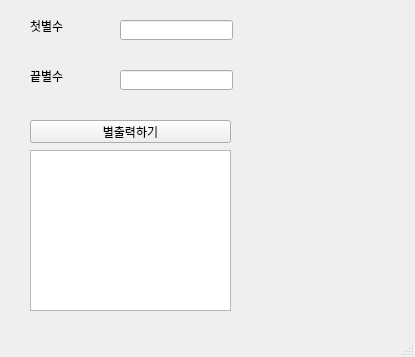
<?xml version="1.0" encoding="UTF-8"?>
<ui version="4.0">
 <class>MainWindow</class>
 <widget class="QMainWindow" name="MainWindow">
  <property name="geometry">
   <rect>
    <x>0</x>
    <y>0</y>
    <width>415</width>
    <height>357</height>
   </rect>
  </property>
  <property name="windowTitle">
   <string>MainWindow</string>
  </property>
  <widget class="QWidget" name="centralwidget">
   <widget class="QLineEdit" name="le_first">
    <property name="geometry">
     <rect>
      <x>120</x>
      <y>20</y>
      <width>113</width>
      <height>20</height>
     </rect>
    </property>
   </widget>
   <widget class="QLineEdit" name="le_last">
    <property name="geometry">
     <rect>
      <x>120</x>
      <y>70</y>
      <width>113</width>
      <height>20</height>
     </rect>
    </property>
   </widget>
   <widget class="QLabel" name="lbl_first">
    <property name="geometry">
     <rect>
      <x>30</x>
      <y>20</y>
      <width>56</width>
      <height>12</height>
     </rect>
    </property>
    <property name="text">
     <string>첫별수</string>
    </property>
   </widget>
   <widget class="QLabel" name="lbl_last">
    <property name="geometry">
     <rect>
      <x>30</x>
      <y>70</y>
      <width>56</width>
      <height>12</height>
     </rect>
    </property>
    <property name="text">
     <string>끝별수</string>
    </property>
   </widget>
   <widget class="QPushButton" name="pb">
    <property name="geometry">
     <rect>
      <x>30</x>
      <y>120</y>
      <width>201</width>
      <height>23</height>
     </rect>
    </property>
    <property name="text">
     <string>별출력하기</string>
    </property>
   </widget>
   <widget class="QTextEdit" name="te">
    <property name="geometry">
     <rect>
      <x>30</x>
      <y>150</y>
      <width>201</width>
      <height>161</height>
     </rect>
    </property>
   </widget>
  </widget>
  <widget class="QMenuBar" name="menubar">
   <property name="geometry">
    <rect>
     <x>0</x>
     <y>0</y>
     <width>415</width>
     <height>21</height>
    </rect>
   </property>
  </widget>
  <widget class="QStatusBar" name="statusbar"/>
 </widget>
 <resources/>
 <connections/>
</ui>
